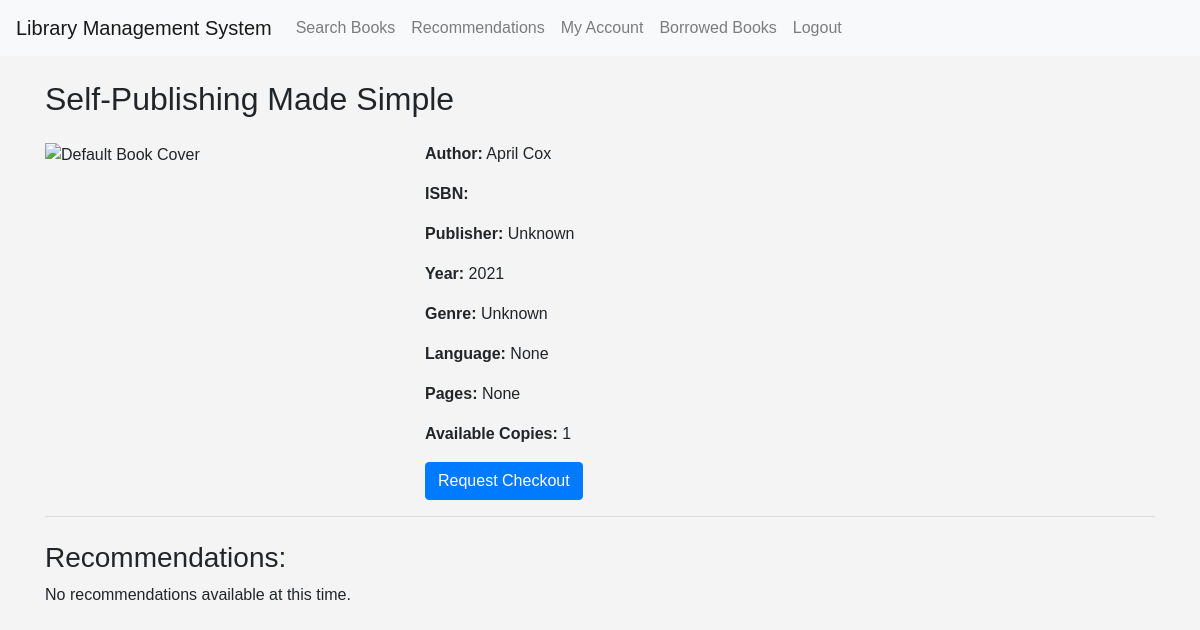
Page /book/1 (signed in) on the committed database.
### app/models.py (models this page shows)
class Book(db.Model):
    __tablename__ = 'book'
    id = db.Column(db.Integer, primary_key=True)
    isbn = db.Column(db.String(13), unique=True, nullable=False)
    title = db.Column(db.String(255), nullable=False)
    authors = db.Column(db.String(255), nullable=False)
    publisher = db.Column(db.String(255))
    year = db.Column(db.Integer)
    description=db.Column(db.Text)
    pageCount=db.Column(db.Integer)
    imageLink=db.Column(db.String(255))
    language=db.Column(db.String(10))
    categories = db.Column(db.String(255))
    quantity = db.Column(db.Integer, default=1,nullable=False)
    borrowed_copies = db.relationship('BorrowedBook', backref='book', lazy=True)

### app/books/routes.py (the view)
@books.route("/book/<int:book_id>")
def book_detail(book_id):
    book = Book.query.get_or_404(book_id)
    borrowed_by_current_user = BorrowedBook.query.filter_by(book_id=book_id, user_id=current_user.id, is_returned=False).first()
    checkout_form = BookCheckoutForm()
    return_form = BookReturnForm()  # Make sure this is defined
    return render_template(
        "books/book_detail.html",
        title=book.title,
        book=book,
        borrowed_by_current_user=borrowed_by_current_user,
        checkout_form=checkout_form,
        return_form=return_form,
    )

### app/books/forms.py
class BookCheckoutForm(FlaskForm):
    submit = SubmitField('Checkout')

class BookReturnForm(FlaskForm):
    submit = SubmitField('Request Return')

### app/models.py (called while the page is built)
@login_manager.user_loader
def load_user(user_id):
    return User.query.get(int(user_id))

### app/templates/books/book_detail.html (shortened to what this page needs)
{% extends "base.html" %}
{% block content %}
<div class="content-section">
    <h2 class="mb-4">{{ book.title }}</h2>
    <div class="row">
        <div class="col-md-4">
            {% if book.imageLink %}
                <img src="{{ book.imageLink }}" alt="{{ book.title }} Cover" class="img-fluid">
            {% else %}
                <img src="{{ url_for('static', filename='images/default_book_cover.jpg') }}" alt="Default Book Cover" class="img-fluid">
            {% endif %}
        </div>
        <div class="col-md-8">
            <p><strong>Author:</strong> {{ book.authors }}</p>
            <p><strong>ISBN:</strong> {{ book.isbn }}</p>
            <p><strong>Publisher:</strong> {{ book.publisher }}</p>
            <p><strong>Year:</strong> {{ book.year }}</p>
            <p><strong>Genre:</strong> {{ book.categories }}</p>
            <p><strong>Language:</strong> {{ book.language }}</p>
            <p><strong>Pages:</strong> {{ book.pageCount }}</p>
            <p><strong>Available Copies:</strong> {{ book.quantity }}</p>
            {% if current_user.is_authenticated %}
                {% if book.quantity > 0 %}
                    <form method="POST" action="{{ url_for('books.checkout_book', book_id=book.id) }}">
                        <input type="submit" value="Request Checkout" class="btn btn-primary">
                    </form>
                {% elif borrowed_by_current_user %}
                    <form method="POST" action="{{ url_for('books.return_book', book_id=book.id) }}">
                        {{ return_form.hidden_tag() }}
                        <input type="submit" value="Request Return" class="btn btn-primary">
                    </form>
                {% else %}
                    <p>This book is currently unavailable.</p>
                {% endif %}
            {% else %}
                <p>Please <a href="{{ url_for('auth.login') }}">login</a> to borrow this book.</p>
            {% endif %}
        </div>
    </div>
    <hr>
    <h3 class="mt-4">Recommendations:</h3>
    {% if recommendations %}
        <div class="row">
            {% for recommendation in recommendations %}
                <div class="col-md-3 mb-3">
                    <div class="card h-100">
                        {% if recommendation.image_link %}
                            <img src="{{ recommendation.image_link }}" class="card-img-top" alt="{{ recommendation.title }} Cover">
                        {% else %}
                            <img src="{{ url_for('static', filename='images/default_book_cover.jpg') }}" class="card-img-top" alt="Default Book Cover">
                        {% endif %}
                        <div class="card-body">
                            <h5 class="card-title"><a href="{{ url_for('books.book_detail', book_id=recommendation.id) }}">{{ recommendation.title }}</a></h5>
                            <p class="card-text">by {{ recommendation.authors }}</p>
                        </div>
                    </div>
                </div>
            {% endfor %}
        </div>
    {% else %}
        <p>No recommendations available at this time.</p>
    {% endif %}
</div>
{% endblock content %}

### app/static/css/main.css (style rules this page uses)
body { font-family: Arial, sans-serif; background-color: #f4f4f4; }
.btn-primary { background-color: #007bff; border-color: #007bff; }

### rows in the picture
Book: title "Self-Publishing Made Simple", authors "April Cox", publisher "Unknown", year "2021", categories "Unknown", language "None", pageCount "None", quantity "1"
